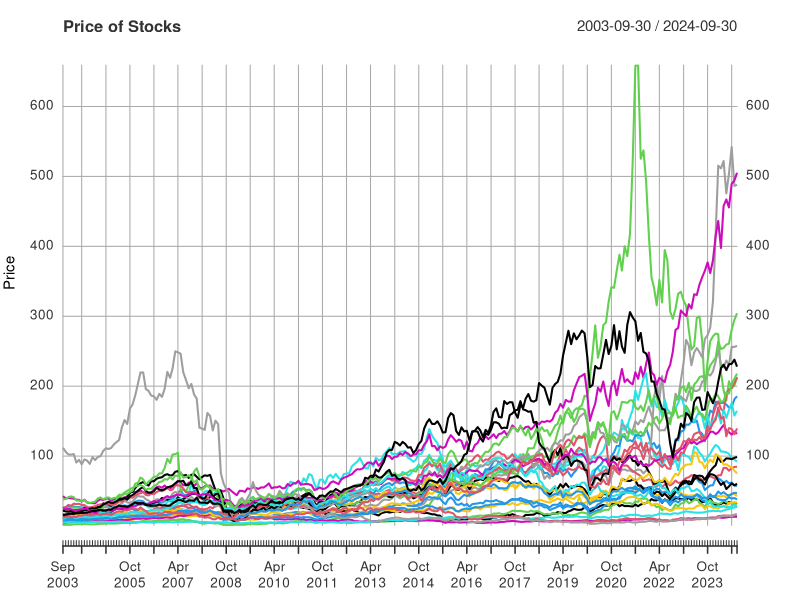
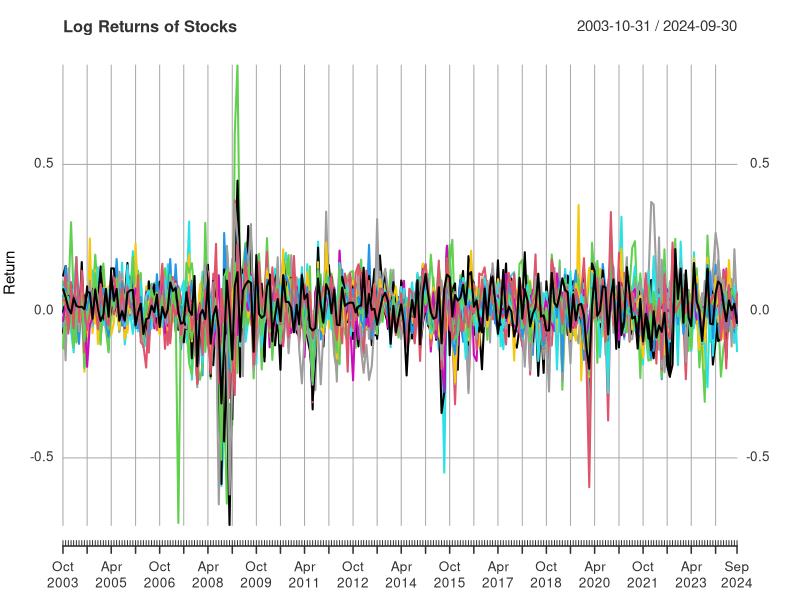
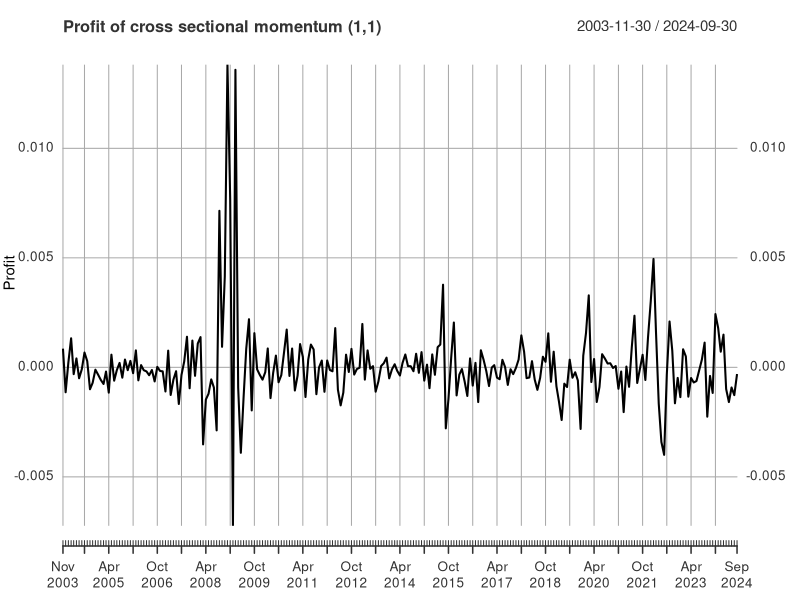
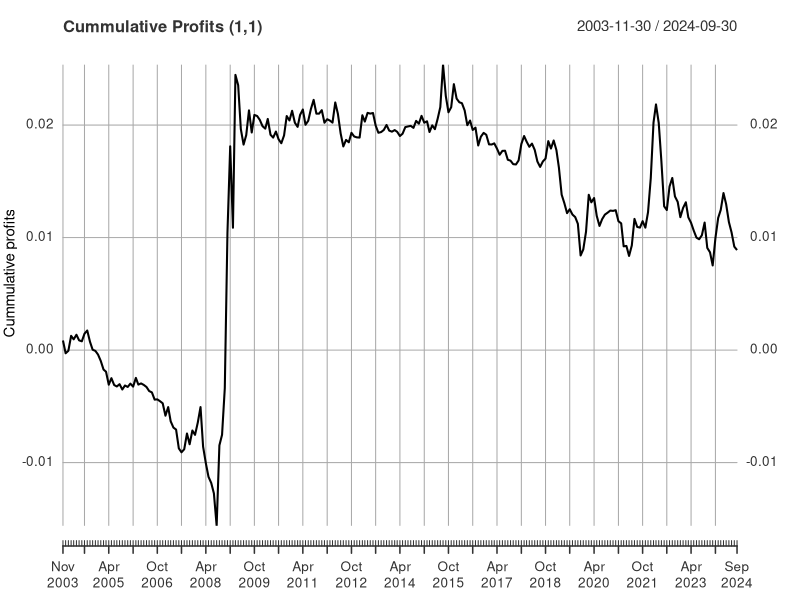
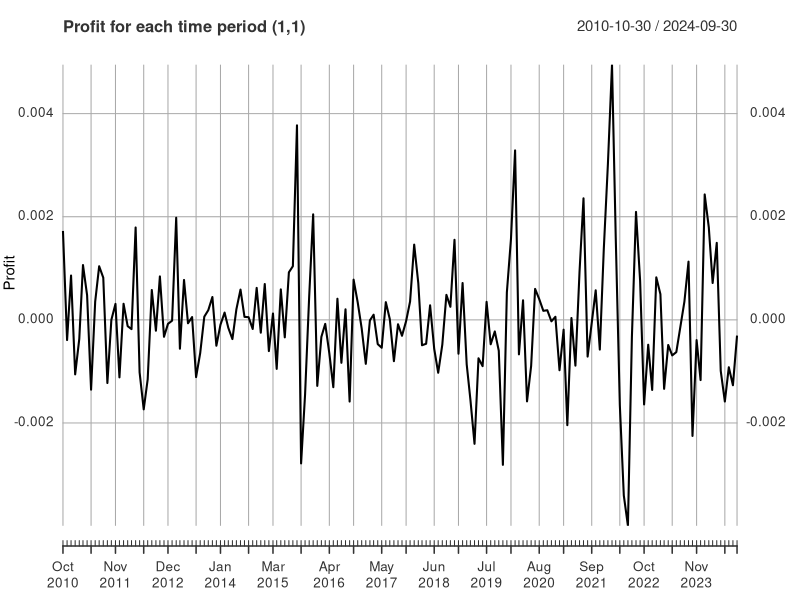
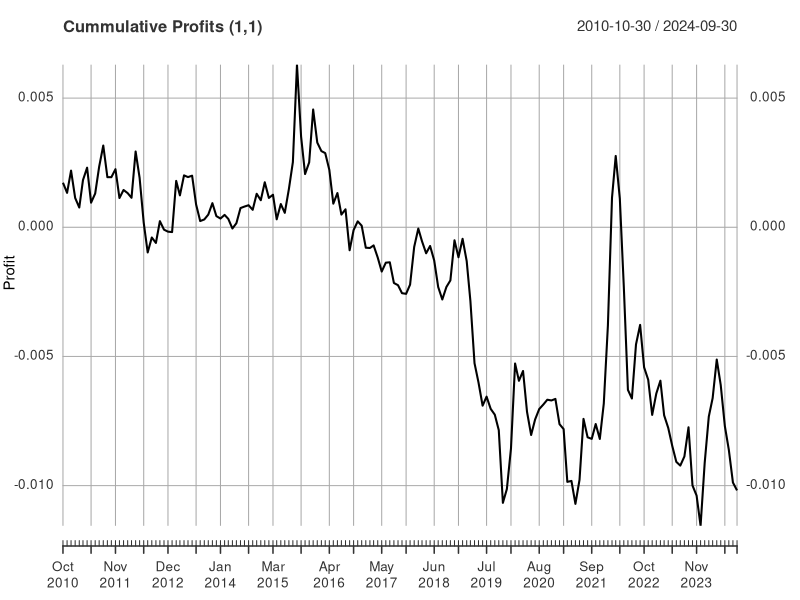
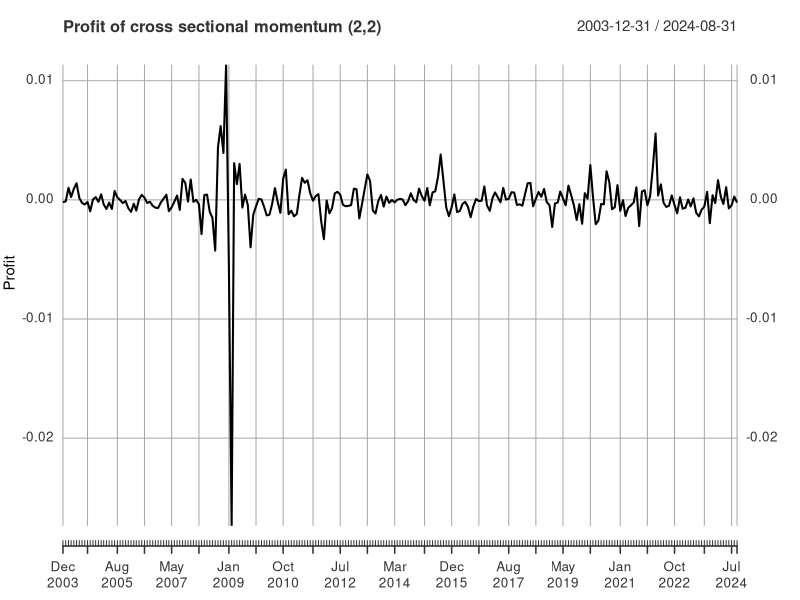
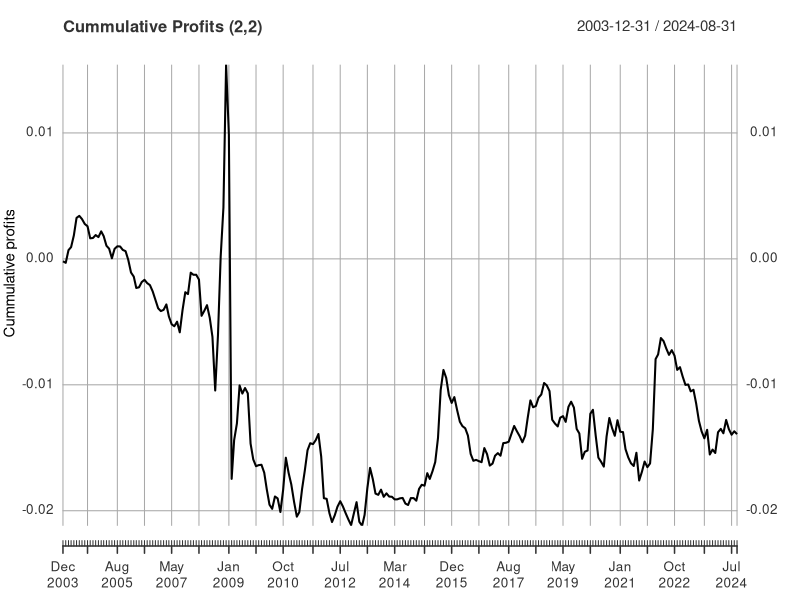

These charts were generated, in order, by the following R code:
# Import Libraries
library(readxl)
library(xts)

# Set up Working Directory PLEASE CHANGE THIS TO RUN CODE 
setwd("")

# Get data
prices <- read_excel("Adjusted_price_dax.xlsx")
returns <- read_excel("returns dax.xlsx")


# Turn Date into index 
prices <- xts(prices[,-1], order.by = as.Date(prices$Date))
returns <- xts(returns[,-1], order.by = as.Date(returns$Date))

# Companies 
colnames(prices)
colnames(returns)

# Basic plot
plot(prices, main = "Price of Stocks", ylab = "Price", xlab = "Date", type = "l")
plot(returns, main = "Log Returns of Stocks", ylab = "Return", xlab = "Date", type = "l")

# Set parameters
T <- dim(returns)[1]
N <- dim(returns)[2]

# Keep account of winners
winners <- matrix(0, nrow = 10, ncol = N)
colnames(winners) <- colnames(returns)
rownames(winners) <- c("(1,1)", "(2,2)", "(3,3)", "(4,4)", "(5,5)", "(6,6)",
                       "(12,12)", "(3,1)", "(6,1)", "(12,1)")

# Cross sectional momentum (1, 1) 
profit_1_1 <- c()

for(t in 1:(T-1)){
  profit_t_1 = 0
  market_return <- as.numeric(mean(returns[t,]))
  for(comp in 1:N){
    return_i <- as.numeric(returns[t,comp])
    weight_comp <- 1/N*(return_i - market_return)
    profit_t_1 = profit_t_1 + weight_comp*returns[t+1,comp]
    if(return_i>market_return){
      winners[1, comp] <- winners[1, comp] + 1
    }
  }
  profit_1_1 <- c(profit_1_1, profit_t_1)
}

# Get info on how many times a stock was a winner stock as a percentage of everytime
winners[1, ] <- winners[1, ]/(length(profit_1_1))
sort(winners[1,])

# Show profits for each period
profit_1_1

# Create a date vector
dates <- seq.Date(from = as.Date("2003-11-30"), to = as.Date("2024-09-30"), by = "month")

# Data visualization

plot(xts(profit_1_1, order.by = dates), main="Profit of cross sectional momentum (1,1)", ylab="Profit")

cummulative_profits <- xts(cumsum(profit_1_1), order.by=dates)
plot(cummulative_profits, main="Cummulative Profits (1,1)", ylab="Cummulative profits")

# Run a t-test to check for significance

mean(profit_1_1)
t.test(profit_1_1)
quantile(profit_1_1, c(0.025, 0.05, 0.5, 0.95, 0.975))
time_trend <- 1:length(cummulative_profits)
mod <- lm(cummulative_profits~time_trend)
summary(mod)

# Graph and t-test without the Great Recession

dates <- seq.Date(from = as.Date("2010-10-30"), to = as.Date("2024-09-30"), by = "month")

plot(xts(tail(profit_1_1, 168), order.by = dates), main="Profit for each time period (1,1)", ylab="Profit")

plot(xts(cumsum(tail(profit_1_1, 168)), order.by = dates), main="Cummulative Profits (1,1)", ylab="Profit")

mean(tail(profit_1_1, 168))
t.test(tail(profit_1_1, 168))
quantile(tail(profit_1_1, 168), c(0.025, 0.05, 0.5, 0.95, 0.975))
time_trend <- 1:168
mod <- lm(cumsum(tail(profit_1_1, 168))~time_trend)
summary(mod)

# Cross sectional momentum (2, 2) 
profit_2_2 <- c()

for(t in 2:(T-2)){
  profit_t_2 = 0
  market_return <- mean(returns[(t-1):t, ])
  for(comp in 1:N){
    return_i <- mean(returns[(t-1):t, comp])
    weight_comp <- 1/N*(return_i - market_return)
    profit_t_2 = profit_t_2 + weight_comp*sum(returns[(t+1):(t+2),comp])
    if(return_i>market_return){
      winners[2, comp] <- winners[2, comp] + 1
    }
  }
  profit_2_2 <- c(profit_2_2, profit_t_2)
}

# Get info on how many times a stock was a winner stock as a percentage of everytime
winners[2, ] <- winners[2, ]/(length(profit_2_2))
sort(winners[2,])

# Show profits for each period
profit_2_2

# Create a date vector
dates <- seq.Date(from = as.Date("2003-12-31"), to = as.Date("2024-09-30"), by = "month")

# Data visualization

plot(xts(profit_2_2, order.by = dates), main="Profit of cross sectional momentum (2,2)", ylab="Profit")

cummulative_profits <- xts(cumsum(profit_2_2), order.by=dates)
plot(cummulative_profits, main="Cummulative Profits (2,2)", ylab="Cummulative profits")

# Run a t-test to check for significance

mean(profit_2_2)
t.test(profit_2_2)
quantile(profit_2_2, c(0.025, 0.05, 0.5, 0.95, 0.975))
time_trend <- 1:length(cummulative_profits)
mod <- lm(cummulative_profits~time_trend)
summary(mod)

# Graph and t-test without the Great Recession

dates <- seq.Date(from = as.Date("2010-10-30"), to = as.Date("2024-09-30"), by = "month")

plot(xts(tail(profit_2_2, 168), order.by = dates), main="Profit for each time period (2,2)", ylab="Profit")

plot(xts(cumsum(tail(profit_2_2, 168)), order.by = dates), main="Cummulative Profits (2,2)", ylab="Profit")

mean(tail(profit_2_2, 168))
t.test(tail(profit_2_2, 168))
quantile(tail(profit_2_2, 168), c(0.025, 0.05, 0.5, 0.95, 0.975))
time_trend <- 1:168
mod <- lm(cumsum(tail(profit_2_2, 168))~time_trend)
summary(mod)

# Cross sectional momentum (3, 3) 
profit_3_3 <- c()

for(t in 3:(T-3)){
  profit_t_3 = 0
  market_return <- mean(returns[(t-2):t, ])
  for(comp in 1:N){
    return_i <- mean(returns[(t-2):t, comp])
    weight_comp <- 1/N*(return_i - market_return)
    profit_t_3 = profit_t_3 + weight_comp*sum(returns[(t+1):(t+3),comp])
    if(return_i>market_return){
      winners[3, comp] <- winners[3, comp] + 1
    }
  }
  profit_3_3 <- c(profit_3_3, profit_t_3)
}

# Get info on how many times a stock was a winner stock as a percentage of everytime
winners[3, ] <- winners[3, ]/(length(profit_3_3))
sort(winners[3,])

# Show profits for each period
profit_3_3

# Create a date vector
dates <- seq.Date(from = as.Date("2004-03-02"), to = as.Date("2024-09-30"), by = "month")

# Data visualization

plot(xts(profit_3_3, order.by = dates), main="Profit of cross sectional momentum (3,3)", ylab="Profit")

cummulative_profits <- xts(cumsum(profit_3_3), order.by=dates)
plot(cummulative_profits, main="Cummulative Profits (3,3)", ylab="Cummulative profits")

# Run a t-test to check for significance

mean(profit_3_3)
t.test(profit_3_3)
quantile(profit_3_3, c(0.025, 0.05, 0.5, 0.95, 0.975))
time_trend <- 1:length(cummulative_profits)
mod <- lm(cummulative_profits~time_trend)
summary(mod)

# Graph and t-test without the Great Recession

dates <- seq.Date(from = as.Date("2010-10-30"), to = as.Date("2024-09-30"), by = "month")

plot(xts(tail(profit_3_3, 168), order.by = dates), main="Profit for each time period (3,3)", ylab="Profit")

plot(xts(cumsum(tail(profit_3_3, 168)), order.by = dates), main="Cummulative Profits (3,3)", ylab="Profit")

mean(tail(profit_3_3, 168))
t.test(tail(profit_3_3, 168))
quantile(tail(profit_3_3, 168), c(0.025, 0.05, 0.5, 0.95, 0.975))
time_trend <- 1:168
mod <- lm(cumsum(tail(profit_3_3, 168))~time_trend)
summary(mod)

# Cross sectional momentum (4, 4) 
profit_4_4 <- c()

for(t in 4:(T-4)){
  profit_t_4 = 0
  market_return <- mean(returns[(t-3):t, ])
  for(comp in 1:N){
    return_i <- mean(returns[(t-3):t, comp])
    weight_comp <- 1/N*(return_i - market_return)
    profit_t_4 = profit_t_4 + weight_comp*sum(returns[(t+1):(t+4),comp])
    if(return_i>market_return){
      winners[4, comp] <- winners[4, comp] + 1
    }
  }
  profit_4_4 <- c(profit_4_4, profit_t_4)
}

# Get info on how many times a stock was a winner stock as a percentage of everytime
winners[4, ] <- winners[4, ]/(length(profit_4_4))
sort(winners[4,])

# Show profits for each period
profit_4_4

# Create a date vector
dates <- seq.Date(from = as.Date("2004-05-01"), to = as.Date("2024-09-30"), by = "month")

# Data visualization

plot(xts(profit_4_4, order.by = dates), main="Profit of cross sectional momentum (4,4)", ylab="Profit")

cummulative_profits <- xts(cumsum(profit_4_4), order.by=dates)
plot(cummulative_profits, main="Cummulative Profits (4,4)", ylab="Cummulative profits")

# Run a t-test to check for significance

mean(profit_4_4)
t.test(profit_4_4)
quantile(profit_4_4, c(0.025, 0.05, 0.5, 0.95, 0.975))
time_trend <- 1:length(cummulative_profits)
mod <- lm(cummulative_profits~time_trend)
summary(mod)

# Graph and t-test without the Great Recession

dates <- seq.Date(from = as.Date("2010-10-30"), to = as.Date("2024-09-30"), by = "month")

plot(xts(tail(profit_4_4, 168), order.by = dates), main="Profit for each time period (4,4)", ylab="Profit")

plot(xts(cumsum(tail(profit_4_4, 168)), order.by = dates), main="Cummulative Profits (4,4)", ylab="Profit")

mean(tail(profit_4_4, 168))
t.test(tail(profit_4_4, 168))
quantile(tail(profit_4_4, 168), c(0.025, 0.05, 0.5, 0.95, 0.975))
time_trend <- 1:168
mod <- lm(cumsum(tail(profit_4_4, 168))~time_trend)
summary(mod)

# Cross sectional momentum (5, 5) 
profit_5_5 <- c()

for(t in 5:(T-5)){
  profit_t_5 = 0
  market_return <- mean(returns[(t-4):t, ])
  for(comp in 1:N){
    return_i <- mean(returns[(t-4):t, comp])
    weight_comp <- 1/N*(return_i - market_return)
    profit_t_5 = profit_t_5 + weight_comp*sum(returns[(t+1):(t+5),comp])
    if(return_i>market_return){
      winners[5, comp] <- winners[5, comp] + 1
    }
  }
  profit_5_5 <- c(profit_5_5, profit_t_5)
}

# Get info on how many times a stock was a winner stock as a percentage of everytime
winners[5, ] <- winners[5, ]/(length(profit_5_5))
sort(winners[5,])

# Show profits for each period
profit_5_5

# Create a date vector
dates <- seq.Date(from = as.Date("2004-07-01"), to = as.Date("2024-09-30"), by = "month")

# Data visualization

plot(xts(profit_5_5, order.by = dates), main="Profit of cross sectional momentum (5,5)", ylab="Profit")

cummulative_profits <- xts(cumsum(profit_5_5), order.by=dates)
plot(cummulative_profits, main="Cummulative Profits (5,5)", ylab="Cummulative profits")

# Run a t-test to check for significance

mean(profit_5_5)
t.test(profit_5_5)
quantile(profit_5_5, c(0.025, 0.05, 0.5, 0.95, 0.975))
time_trend <- 1:length(cummulative_profits)
mod <- lm(cummulative_profits~time_trend)
summary(mod)

# Graph and t-test without the Great Recession

dates <- seq.Date(from = as.Date("2010-10-30"), to = as.Date("2024-09-30"), by = "month")

plot(xts(tail(profit_5_5, 168), order.by = dates), main="Profit for each time period (5,5)", ylab="Profit")

plot(xts(cumsum(tail(profit_5_5, 168)), order.by = dates), main="Cummulative Profits (5,5)", ylab="Profit")

mean(tail(profit_5_5, 168))
t.test(tail(profit_5_5, 168))
quantile(tail(profit_5_5, 168), c(0.025, 0.05, 0.5, 0.95, 0.975))
time_trend <- 1:168
mod <- lm(cumsum(tail(profit_5_5, 168))~time_trend)
summary(mod)

# Cross sectional momentum (6, 6) 
profit_6_6 <- c()

for(t in 6:(T-6)){
  profit_t_6 = 0
  market_return <- mean(returns[(t-5):t, ])
  for(comp in 1:N){
    return_i <- mean(returns[(t-5):t, comp])
    weight_comp <- 1/N*(return_i - market_return)
    profit_t_6 = profit_t_6 + weight_comp*sum(returns[(t+1):(t+6),comp])
    if(return_i>market_return){
      winners[6, comp] <- winners[6, comp] + 1
    }
  }
  profit_6_6 <- c(profit_6_6, profit_t_6)
}

# Get info on how many times a stock was a winner stock as a percentage of everytime
winners[6, ] <- winners[6, ]/(length(profit_6_6))
sort(winners[6,])

# Show profits for each period
profit_6_6

# Create a date vector
dates <- seq.Date(from = as.Date("2004-09-01"), to = as.Date("2024-09-30"), by = "month")

# Data visualization

plot(xts(profit_6_6, order.by = dates), main="Profit of cross sectional momentum (6,6)", ylab="Profit")

cummulative_profits <- xts(cumsum(profit_6_6), order.by=dates)
plot(cummulative_profits, main="Cummulative Profits (6,6)", ylab="Cummulative profits")

# Run a t-test to check for significance

mean(profit_6_6)
t.test(profit_6_6)
quantile(profit_6_6, c(0.025, 0.05, 0.5, 0.95, 0.975))
time_trend <- 1:length(cummulative_profits)
mod <- lm(cummulative_profits~time_trend)
summary(mod)

# Graph and t-test without the Great Recession

dates <- seq.Date(from = as.Date("2010-10-30"), to = as.Date("2024-09-30"), by = "month")

plot(xts(tail(profit_6_6, 168), order.by = dates), main="Profit for each time period (6,6)", ylab="Profit")

plot(xts(cumsum(tail(profit_6_6, 168)), order.by = dates), main="Cummulative Profits (6,6)", ylab="Profit")

mean(tail(profit_6_6, 168))
t.test(tail(profit_6_6, 168))
quantile(tail(profit_6_6, 168), c(0.025, 0.05, 0.5, 0.95, 0.975))
time_trend <- 1:168
mod <- lm(cumsum(tail(profit_6_6, 168))~time_trend)
summary(mod)

# Cross sectional momentum (12, 12) 
profit_12_12 <- c()

for(t in 12:(T-12)){
  profit_t_12 = 0
  market_return <- mean(returns[(t-11):t, ])
  for(comp in 1:N){
    return_i <- mean(returns[(t-11):t, comp])
    weight_comp <- 1/N*(return_i - market_return)
    profit_t_12 = profit_t_12 + weight_comp*sum(returns[(t+1):(t+12),comp])
    if(return_i>market_return){
      winners[7, comp] <- winners[7, comp] + 1
    }
  }
  profit_12_12 <- c(profit_12_12, profit_t_12)
}

# Get info on how many times a stock was a winner stock as a percentage of everytime
winners[7, ] <- winners[7, ]/(length(profit_12_12))
sort(winners[7,])

# Show profits for each period
profit_12_12

# Create a date vector
dates <- seq.Date(from = as.Date("2005-09-30"), to = as.Date("2024-09-30"), by = "month")

# Data visualization

plot(xts(profit_12_12, order.by = dates), main="Profit of cross sectional momentum (12,12)", ylab="Profit")

cummulative_profits <- xts(cumsum(profit_12_12), order.by=dates)
plot(cummulative_profits, main="Cummulative Profits (12,12)", ylab="Cummulative profits")

# Run a t-test to check for significance

mean(profit_12_12)
t.test(profit_12_12)
quantile(profit_12_12, c(0.025, 0.05, 0.5, 0.95, 0.975))
time_trend <- 1:length(cummulative_profits)
mod <- lm(cummulative_profits~time_trend)
summary(mod)


# Graph and t-test without the Great Recession

dates <- seq.Date(from = as.Date("2010-10-30"), to = as.Date("2024-09-30"), by = "month")

plot(xts(tail(profit_12_12, 168), order.by = dates), main="Profit for each time period (12,12)", ylab="Profit")

plot(xts(cumsum(tail(profit_12_12, 168)), order.by = dates), main="Cummulative Profits (12,12)", ylab="Profit")

mean(tail(profit_12_12, 168))
t.test(tail(profit_12_12, 168))
quantile(tail(profit_12_12, 168), c(0.025, 0.05, 0.5, 0.95, 0.975))
time_trend <- 1:168
mod <- lm(cumsum(tail(profit_12_12, 168))~time_trend)
summary(mod)

# Cross sectional momentum (3, 1) 
profit_3_1 <- c()

for(t in 3:(T-1)){
  profit_3t_1 = 0
  market_return <- mean(returns[(t-2):t, ])
  for(comp in 1:N){
    return_i <- mean(returns[(t-2):t, comp])
    weight_comp <- 1/N*(return_i - market_return)
    profit_3t_1 = profit_3t_1 + weight_comp*sum(returns[t+1,comp])
    if(return_i>market_return){
      winners[8, comp] <- winners[8, comp] + 1
    }
  }
  profit_3_1 <- c(profit_3_1, profit_3t_1)
}

# Get info on how many times a stock was a winner stock as a percentage of everytime
winners[8, ] <- winners[8, ]/(length(profit_3_1))
sort(winners[8,])

# Show profits for each period
profit_3_1

# Create a date vector
dates <- seq.Date(from = as.Date("2004-01-30"), to = as.Date("2024-09-30"), by = "month")

# Data visualization

plot(xts(profit_3_1, order.by = dates), main="Profit of cross sectional momentum (3,1)", ylab="Profit")

cummulative_profits <- xts(cumsum(profit_3_1), order.by=dates)
plot(cummulative_profits, main="Cummulative Profits (3,1)", ylab="Cummulative profits")

# Run a t-test to check for significance

mean(profit_3_1)
t.test(profit_3_1)
quantile(profit_3_1, c(0.025, 0.05, 0.5, 0.95, 0.975))
time_trend <- 1:length(cummulative_profits)
mod <- lm(cummulative_profits~time_trend)
summary(mod)


# Graph and t-test without the Great Recession

dates <- seq.Date(from = as.Date("2010-10-30"), to = as.Date("2024-09-30"), by = "month")

plot(xts(tail(profit_3_1, 168), order.by = dates), main="Profit for each time period (3,1)", ylab="Profit")

plot(xts(cumsum(tail(profit_3_1, 168)), order.by = dates), main="Cummulative Profits (3,1)", ylab="Profit")

mean(tail(profit_3_1, 168))
t.test(tail(profit_3_1, 168))
quantile(tail(profit_3_1, 168), c(0.025, 0.05, 0.5, 0.95, 0.975))
time_trend <- 1:168
mod <- lm(cumsum(tail(profit_3_1, 168))~time_trend)
summary(mod)

# Cross sectional momentum (6, 1) 
profit_6_1 <- c()

for(t in 6:(T-1)){
  profit_6t_1 = 0
  market_return <- mean(returns[(t-5):t, ])
  for(comp in 1:N){
    return_i <- mean(returns[(t-5):t, comp])
    weight_comp <- 1/N*(return_i - market_return)
    profit_6t_1 = profit_6t_1 + weight_comp*sum(returns[t+1,comp])
    if(return_i>market_return){
      winners[9, comp] <- winners[9, comp] + 1
    }
  }
  profit_6_1 <- c(profit_6_1, profit_6t_1)
}

# Get info on how many times a stock was a winner stock as a percentage of everytime
winners[9, ] <- winners[9, ]/(length(profit_6_1))
sort(winners[9,])

# Show profits for each period
profit_6_1

# Create a date vector
dates <- seq.Date(from = as.Date("2004-04-30"), to = as.Date("2024-09-30"), by = "month")

# Data visualization

plot(xts(profit_6_1, order.by = dates), main="Profit of cross sectional momentum (6,1)", ylab="Profit")

cummulative_profits <- xts(cumsum(profit_6_1), order.by=dates)
plot(cummulative_profits, main="Cummulative Profits (6,1)", ylab="Cummulative profits")

# Run a t-test to check for significance

mean(profit_6_1)
t.test(profit_6_1)
quantile(profit_6_1, c(0.025, 0.05, 0.5, 0.95, 0.975))
time_trend <- 1:length(cummulative_profits)
mod <- lm(cummulative_profits~time_trend)
summary(mod)

# Graph and t-test without the Great Recession

dates <- seq.Date(from = as.Date("2010-10-30"), to = as.Date("2024-09-30"), by = "month")

plot(xts(tail(profit_6_1, 168), order.by = dates), main="Profit for each time period (6,1)", ylab="Profit")

plot(xts(cumsum(tail(profit_6_1, 168)), order.by = dates), main="Cummulative Profits (6,1)", ylab="Profit")

mean(tail(profit_6_1, 168))
t.test(tail(profit_6_1, 168))
quantile(tail(profit_6_1, 168), c(0.025, 0.05, 0.5, 0.95, 0.975))
time_trend <- 1:168
mod <- lm(cumsum(tail(profit_6_1, 168))~time_trend)
summary(mod)

# Cross sectional momentum (12, 1) 
profit_12_1 <- c()

for(t in 12:(T-1)){
  profit_12t_1 = 0
  market_return <- mean(returns[(t-11):t, ])
  for(comp in 1:N){
    return_i <- mean(returns[(t-11):t, comp])
    weight_comp <- 1/N*(return_i - market_return)
    profit_12t_1 = profit_12t_1 + weight_comp*sum(returns[t+1,comp])
    if(return_i>market_return){
      winners[10, comp] <- winners[10, comp] + 1
    }
  }
  profit_12_1 <- c(profit_12_1, profit_12t_1)
}

# Get info on how many times a stock was a winner stock as a percentage of everytime
winners[10, ] <- winners[10, ]/(length(profit_12_1))
sort(winners[10,])

# Show profits for each period
profit_12_1

# Create a date vector
dates <- seq.Date(from = as.Date("2004-10-30"), to = as.Date("2024-09-30"), by = "month")

# Data visualization

plot(xts(profit_12_1, order.by = dates), main="Profit of cross sectional momentum (12,1)", ylab="Profit")

cummulative_profits <- xts(cumsum(profit_12_1), order.by=dates)
plot(cummulative_profits, main="Cummulative Profits (12,1)", ylab="Cummulative profits")

# Run a t-test to check for significance

mean(profit_12_1)
t.test(profit_12_1)
quantile(profit_12_1, c(0.025, 0.05, 0.5, 0.95, 0.975))
time_trend <- 1:length(cummulative_profits)
mod <- lm(cummulative_profits~time_trend)
summary(mod)

# Graph and t-test without the Great Recession

dates <- seq.Date(from = as.Date("2010-10-30"), to = as.Date("2024-09-30"), by = "month")

plot(xts(tail(profit_12_1, 168), order.by = dates), main="Profit for each time period (12,1)", ylab="Profit")

plot(xts(cumsum(tail(profit_12_1, 168)), order.by = dates), main="Cummulative Profits (12,1)", ylab="Profit")

mean(tail(profit_12_1, 168))
t.test(tail(profit_12_1, 168))
quantile(tail(profit_12_1, 168), c(0.025, 0.05, 0.5, 0.95, 0.975))
time_trend <- 1:168
mod <- lm(cumsum(tail(profit_12_1, 168))~time_trend)
summary(mod)

# check the winners
sort(colMeans(winners))

# Exclude Covid
profits <- data.frame(tail(profit_1_1, 168), tail(profit_2_2, 168), tail(profit_3_3, 168),
                      tail(profit_4_4, 168), tail(profit_5_5, 168), tail(profit_6_6, 168),
                      tail(profit_12_12,168), tail(profit_3_1, 168), tail(profit_6_1,168), 
                      tail(profit_12_1, 168))
colnames(profits) <- c("p(1,1)", "p(2,2)", "p(3,3)", "p(4,4)", "p(5,5)", "p(6,6)", "p(12,12)", "p(3,1)", "p(6,1)", "p(12,1)")

cummulative_profits <- data.frame(
  cumsum(tail(profit_1_1, 168)), cumsum(tail(profit_2_2, 168)), 
  cumsum(tail(profit_3_3, 168)), cumsum(tail(profit_4_4, 168)),
  cumsum(tail(profit_5_5, 168)), cumsum(tail(profit_6_6, 168)),
  cumsum(tail(profit_12_12, 168)), cumsum(tail(profit_3_1, 168)),
  cumsum(tail(profit_6_1, 168)), cumsum(tail(profit_12_1, 168)))

colnames(cummulative_profits) <- c("p(1,1)", "p(2,2)", "p(3,3)", "p(4,4)", "p(5,5)", "p(6,6)", "p(12,12)", "p(3,1)", "p(6,1)", "p(12,1)")

dates <- seq.Date(from = as.Date("2010-10-30"), to = as.Date("2024-09-30"), by = "month")

profits <- xts(profits, order.by = dates)
cummulative_profits <- xts(cummulative_profits, order.by = dates)

plot(profits, main="Profit for Each Time Period", col=1:10)
legend("topleft", legend=colnames(profits), lty=1, ncol=5)

plot(cummulative_profits, main="Cummulative Profits")
legend("topright", legend = c("p(1,1)", "p(2,2)", "p(3,3)", "p(4,4)", "p(5,5)", "p(6,6)", "p(12,12)", "p(3,1)", "p(6,1)", "p(12,1)"), 
       col = c("black", "red", "blue", "green", "yellow", "gray", "brown", "purple", "cyan", "pink"), lwd=2)

# Does price trends affects chances of being a winner stock?

# Get the trends
trends <- c()
time <- 1:dim(prices)[1]
alpha = 0.05
for(company in colnames(prices)){
  mod <- lm(prices[,company]~time)
  trends <- c(trends, as.numeric(mod$coefficients[2]))
  p_value <- summary(mod)$coefficients[2,4]
  if(p_value<alpha){
    print(paste(company, " has a significant trend of ", as.numeric(mod$coefficients[2])))
  }else{
    print(paste(company, " has an unsignificant trend of ", as.numeric(mod$coefficients[2])))
  }
}

# Answer the question

for(strategy in rownames(winners)){
  mod <- lm(winners[strategy,]~trends)
  coeff <- round(as.numeric(mod$coefficients[2]), 4)
  p_value <- round(summary(mod)$coefficients[2,4], 4)
  print(paste("For Strategy ", strategy, " the coefficient = ", coeff, " and p-value  ≈", p_value))
}

# Kernel Density Estimation of the profits

# Create a 5x2 layout

plot(density(profit_1_1), main="Momentum Strategies", xlab="Profit", ylim=c(0, 1200))
lines(density(profit_2_2), lwd=2, col="red")
lines(density(profit_3_3), lwd=2, col="blue")
lines(density(profit_4_4), lwd=2, col="green")
lines(density(profit_5_5),  lwd=2, col="yellow")
lines(density(profit_6_6), lwd=2, col="gray")
lines(density(profit_12_12), lwd=2, col="brown")
lines(density(profit_3_1), lwd=2, col="purple")
lines(density(profit_6_1), lwd=2, col="cyan")
lines(density(profit_12_1), lwd=2, col="pink")
legend("topright", legend = c("p(1,1)", "p(2,2)", "p(3,3)", "p(4,4)", "p(5,5)", "p(6,6)", "p(12,12)", "p(3,1)", "p(6,1)", "p(12,1)"), 
       col = c("black", "red", "blue", "green", "yellow", "gray", "brown", "purple", "cyan", "pink"), lwd=2)


plot(density(profit_1_1), main="Momentum Strategies", xlab="Profit", ylim=c(0, 500))
lines(density(profit_3_3), lwd=2, col="blue")
lines(density(profit_6_6), lwd=2, col="red")
lines(density(profit_12_12), lwd=2, col="yellow")
legend("topright", legend = c("p(1,1)", "p(3,3)",  "p(6,6)", "p(12,12)"), 
       col = c("black", "blue", "red", "yellow"), lwd=2)

